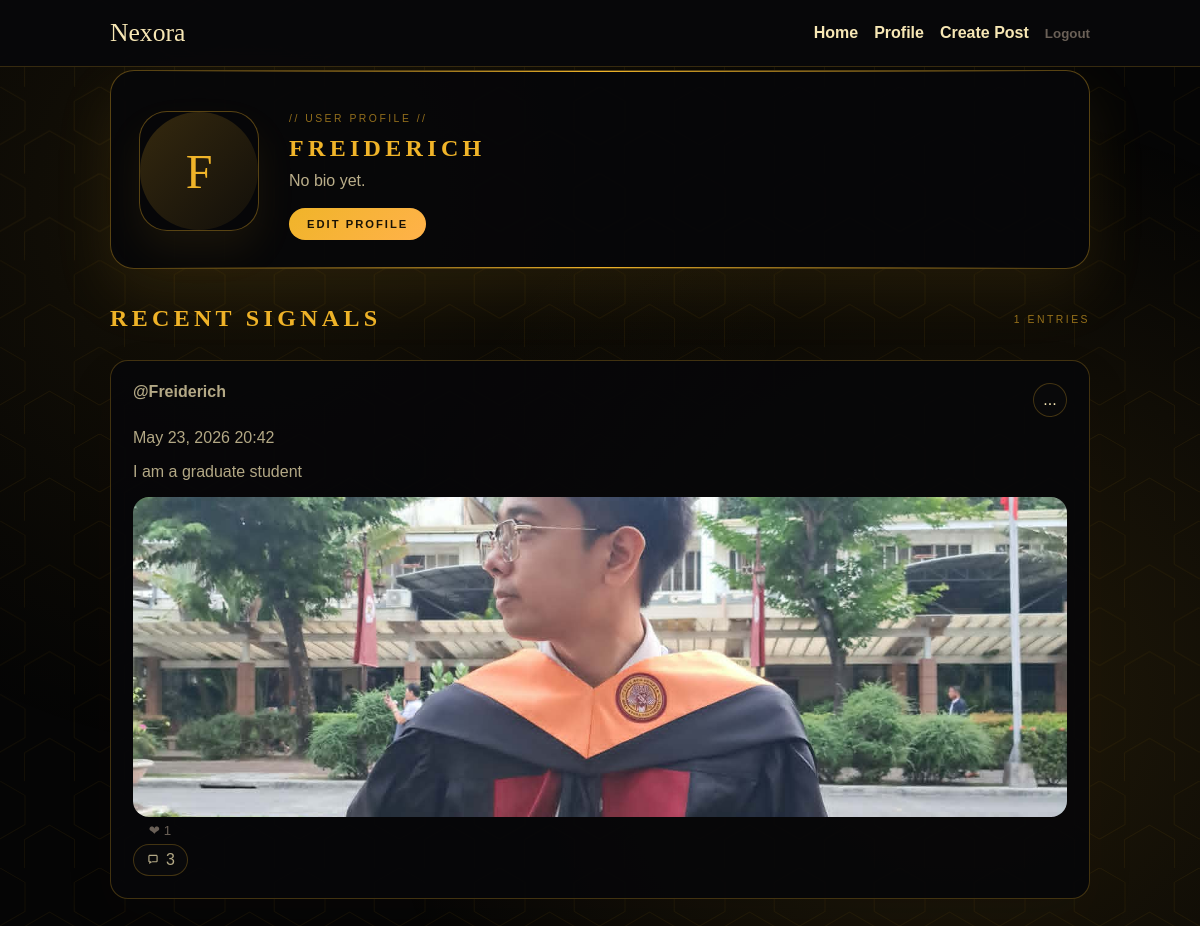
Before: /users/profile/Freiderich/ (signed in) with the older database file.
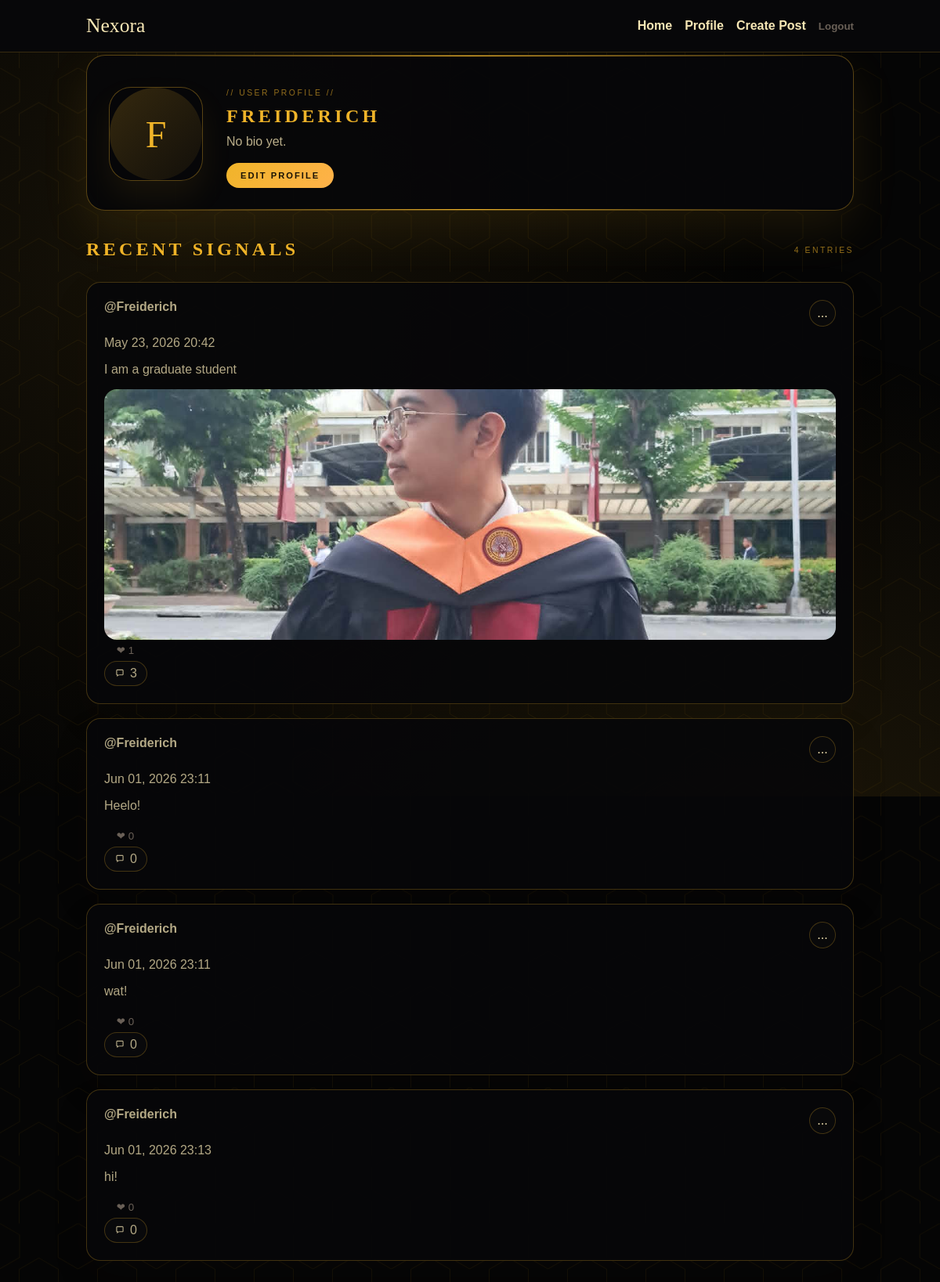
After: the same page with the newer database file.
### posts/models.py (models this page shows, shortened)
class Post(models.Model):
    VISIBILITY_PUBLIC = "public"
    VISIBILITY_UNLISTED = "unlisted"
    VISIBILITY_PRIVATE = "private"
    VISIBILITY_CHOICES = [
        (VISIBILITY_PUBLIC, "Public"),
        (VISIBILITY_UNLISTED, "Unlisted"),
        (VISIBILITY_PRIVATE, "Private"),
    ]
    author = models.ForeignKey(
        settings.AUTH_USER_MODEL, on_delete=models.CASCADE, related_name="posts"
    )
    content = models.TextField()
    image = models.ImageField(upload_to="posts/", blank=True, null=True)
    visibility = models.CharField(
        max_length=16, choices=VISIBILITY_CHOICES, default=VISIBILITY_PUBLIC
    )
    created_at = models.DateTimeField(auto_now_add=True)
    updated_at = models.DateTimeField(auto_now=True)
    class Meta:
        ordering = ["-created_at"]

### users/models.py (models this page shows, shortened)
class Profile(models.Model):
    user = models.OneToOneField(settings.AUTH_USER_MODEL, on_delete=models.CASCADE)
    bio = models.TextField(blank=True)
    image = models.ImageField(upload_to="profiles/", blank=True, null=True)

### users/views.py (the view)
# urls.py: path("profile/<str:username>/", views.profile, name="profile"),
@login_required
def profile(request, username):
    user = get_object_or_404(User, username=username)
    comment_qs = Comment.objects.select_related("author", "author__profile")
    posts = (
        user.posts.select_related("author", "author__profile")
        .prefetch_related(Prefetch("comments", queryset=comment_qs), "likes")
    )
    if request.user != user:
        posts = posts.exclude(visibility=Post.VISIBILITY_PRIVATE)
    posts = posts.annotate(
        likes_count=Count("likes"),
        reactions_count=Count("reactions"),
        reaction_love_count=Count("reactions", filter=Q(reactions__kind="love")),
        reaction_laugh_count=Count("reactions", filter=Q(reactions__kind="laugh")),
        reaction_wow_count=Count("reactions", filter=Q(reactions__kind="wow")),
        reaction_sad_count=Count("reactions", filter=Q(reactions__kind="sad")),
        reaction_fire_count=Count("reactions", filter=Q(reactions__kind="fire")),
    )
    return render(request, "users/profile.html", {"profile_user": user, "posts": posts})

### templates/users/profile.html (shortened to what this page needs)
{% extends "base.html" %}
{% load static %}
{% block extra_css %}
  <link rel="stylesheet" href="{% static 'css/register.css' %}" />
  <link rel="stylesheet" href="{% static 'css/profile.css' %}" />
{% endblock %}
{% block body_class %}profile-body{% endblock %}
{% block main_class %}profile-terminal{% endblock %}
{% block content %}
  <div class="terminal-hex">
  </div>
  <section class="profile-hero terminal-card" id="terminal-card">
    <div class="profile-avatar">
      {% if profile_user.profile.image %}
        <img src="{{ profile_user.profile.image.url }}" alt="{{ profile_user.username }}" />
      {% else %}
        <div class="avatar-fallback">{{ profile_user.username|slice:":1" }}</div>
      {% endif %}
    </div>
    <div class="profile-info">
      <p class="profile-label">// User Profile //</p>
      <h1>{{ profile_user.username }}</h1>
      <p class="profile-bio">{{ profile_user.profile.bio|default:"No bio yet." }}</p>
      {% if user == profile_user %}
        <a class="primary" href="{% url 'edit_profile' %}">Edit profile</a>
      {% endif %}
    </div>
  </section>
  <section class="profile-posts">
    <div class="profile-section-head">
      <h2>Recent Signals</h2>
      <span>{{ profile_user.posts.count }} entries</span>
    </div>
    <div class="feed profile-feed">
      {% for post in posts %}
        <article class="card profile-card">
          <div class="card-header">
            <a href="{% url 'profile' username=post.author.username %}">@{{ post.author.username }}</a>
            <div class="post-menu-wrap">
              <button class="post-menu-toggle" type="button" aria-label="Post options" aria-expanded="false">...</button>
            </div>
          </div>
          <div class="post-meta-line"><span class="muted">{{ post.created_at|date:"M d, Y H:i" }}</span></div>
          <a class="post-link" href="{% url 'post_detail' post_id=post.id %}">
            <p>{{ post.content }}</p>
            {% if post.image %}
              <img class="post-image" src="{{ post.image.url }}" alt="Post image" />
            {% endif %}
          </a>
          <div class="post-actions">
            <form method="post" action="{% url 'toggle_like' post_id=post.id %}">{% csrf_token %}<button type="submit" class="ghost reaction-main" data-like-count>❤ {{ post.likes_count }}</button></form>
            <a
              class="comment-action"
              href="#comment-form-{{ post.id }}"
              aria-label="Comments"
              data-comment-toggle
              data-comment-target="comment-form-{{ post.id }}"
            >
              <svg viewBox="0 0 24 24" aria-hidden="true" focusable="false">
                <path d="M4 5.5C4 4.12 5.12 3 6.5 3h11C18.88 3 20 4.12 20 5.5v8c0 1.38-1.12 2.5-2.5 2.5H10l-4.5 3v-3.5C4.62 15.5 4 14.88 4 14V5.5Zm2 0V14h3v1.3L11.1 14H17.5c.28 0 .5-.22.5-.5v-8c0-.28-.22-.5-.5-.5h-11c-.28 0-.5.22-.5.5Z" fill="currentColor"/>
              </svg>
              {{ post.comments.count }}
            </a>
          </div>
        </article>
      {% empty %}
        <p class="muted">No posts yet.</p>
      {% endfor %}
    </div>
  </section>
{% endblock %}

Changed rows visible on the page:
added Post: author.username "Freiderich", created_at "Jun 01, 2026 23:11", content "Heelo!", likes_count "0", comments.count "0"
added Post: author.username "Freiderich", created_at "Jun 01, 2026 23:11", content "wat!", likes_count "0", comments.count "0"
added Post: author.username "Freiderich", created_at "Jun 01, 2026 23:13", content "hi!", likes_count "0", comments.count "0"
Other visible differences:
{{ profile_user.posts.count }}: "1" → "4"
